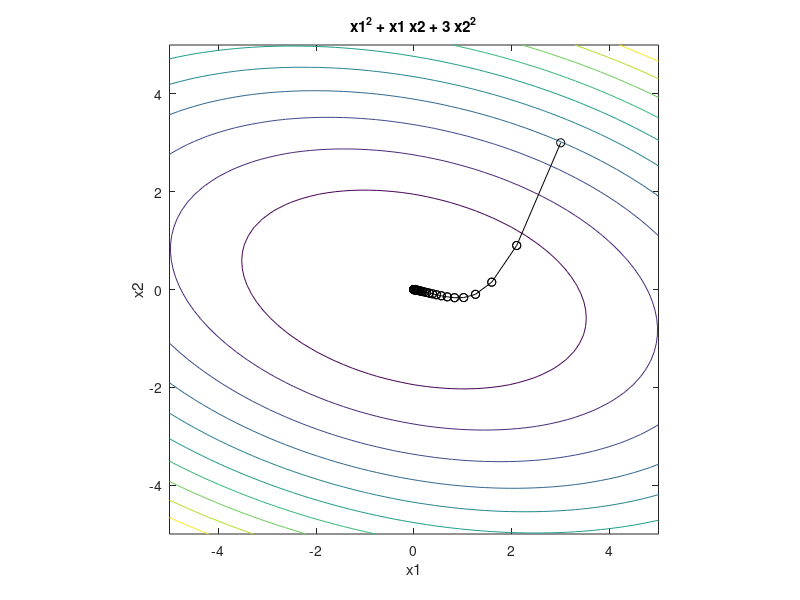

MATLAB code for this plot:
function [xopt,fopt,niter,gnorm,dx] = grad_descent(varargin)
% grad_descent.m demonstrates how the gradient descent method can be used
% to solve a simple unconstrained optimization problem. Taking large step
% sizes can lead to algorithm instability. The variable alpha below
% specifies the fixed step size. Increasing alpha above 0.32 results in
% instability of the algorithm. An alternative approach would involve a
% variable step size determined through line search.
% 

if nargin==0
    % define starting point
    x0 = [3 3]';
elseif nargin==1
    % if a single input argument is provided, it is a user-defined starting
    % point.
    x0 = varargin{1};
else
    error('Incorrect number of input arguments.')
end

% termination tolerance
tol = 1e-6;

% maximum number of allowed iterations
maxiter = 1000;

% minimum allowed perturbation
dxmin = 1e-6;

% step size ( 0.33 causes instability, 0.2 quite accurate)
alpha = 0.1;

% initialize gradient norm, optimization vector, iteration counter, perturbation
gnorm = inf; x = x0; niter = 0; dx = inf;

% define the objective function:
f = @(x1,x2) x1.^2 + x1.*x2 + 3*x2.^2;

% plot objective function contours for visualization:
figure(1); clf; ezcontour(f,[-5 5 -5 5]); axis equal; hold on

% redefine objective function syntax for use with optimization:
f2 = @(x) f(x(1),x(2));

% gradient descent algorithm:
while and(gnorm>=tol, and(niter <= maxiter, dx >= dxmin))
    % calculate gradient:
    g = grad(x);
    gnorm = norm(g);
    % take step:
    xnew = x - alpha*g;
    % check step
    if ~isfinite(xnew)
        display(['Number of iterations: ' num2str(niter)])
        error('x is inf or NaN')
    end
    % plot current point
    plot([x(1) xnew(1)],[x(2) xnew(2)],'ko-')
    refresh
    % update termination metrics
    niter = niter + 1;
    dx = norm(xnew-x);
    x = xnew;
    
end
xopt = x;
fopt = f2(xopt);
niter = niter - 1;

% define the gradient of the objective
function g = grad(x)
g = [2*x(1) + x(2)
    x(1) + 6*x(2)];